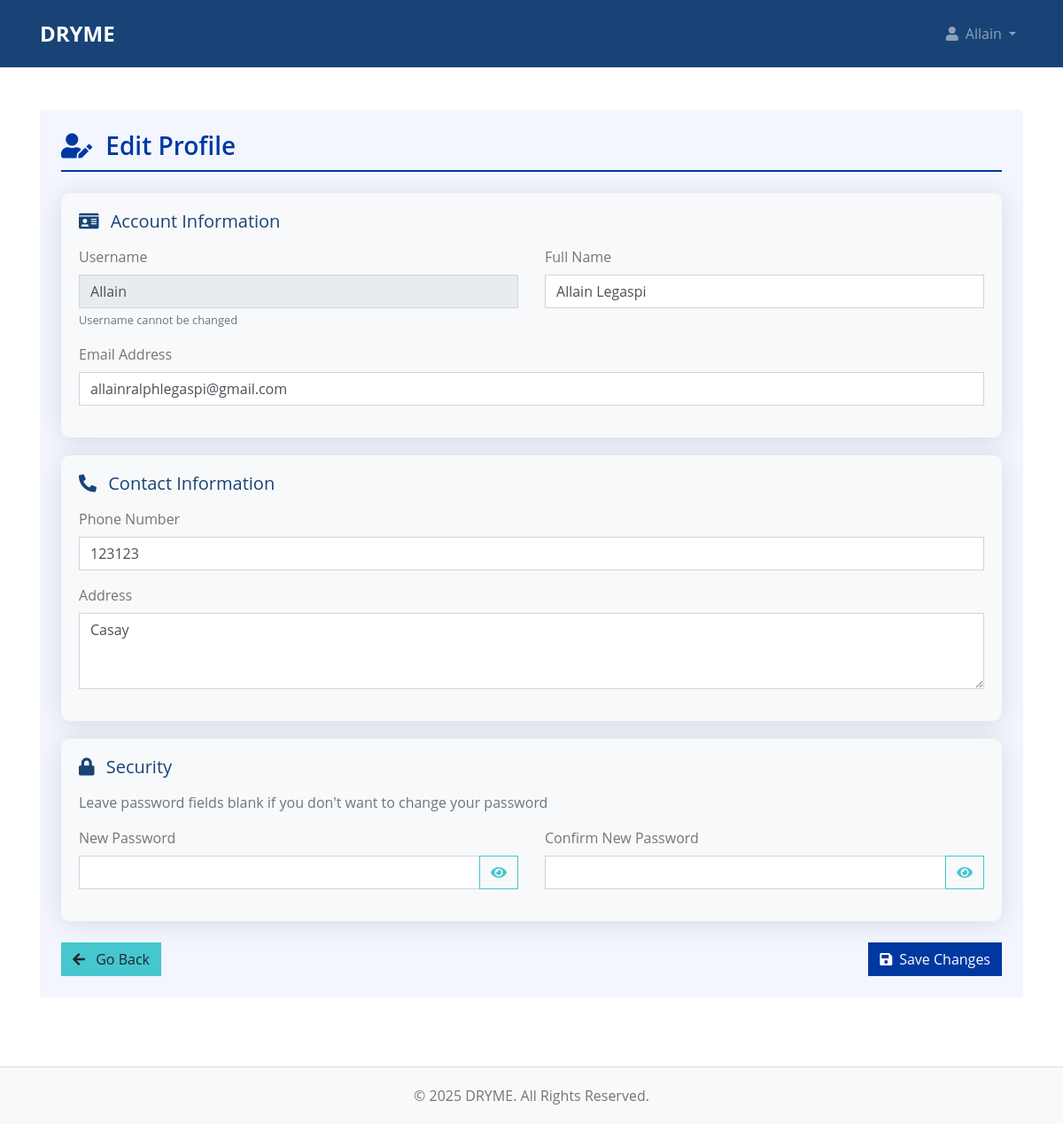
Before: /edit_profile.php (signed in) with the older database file.
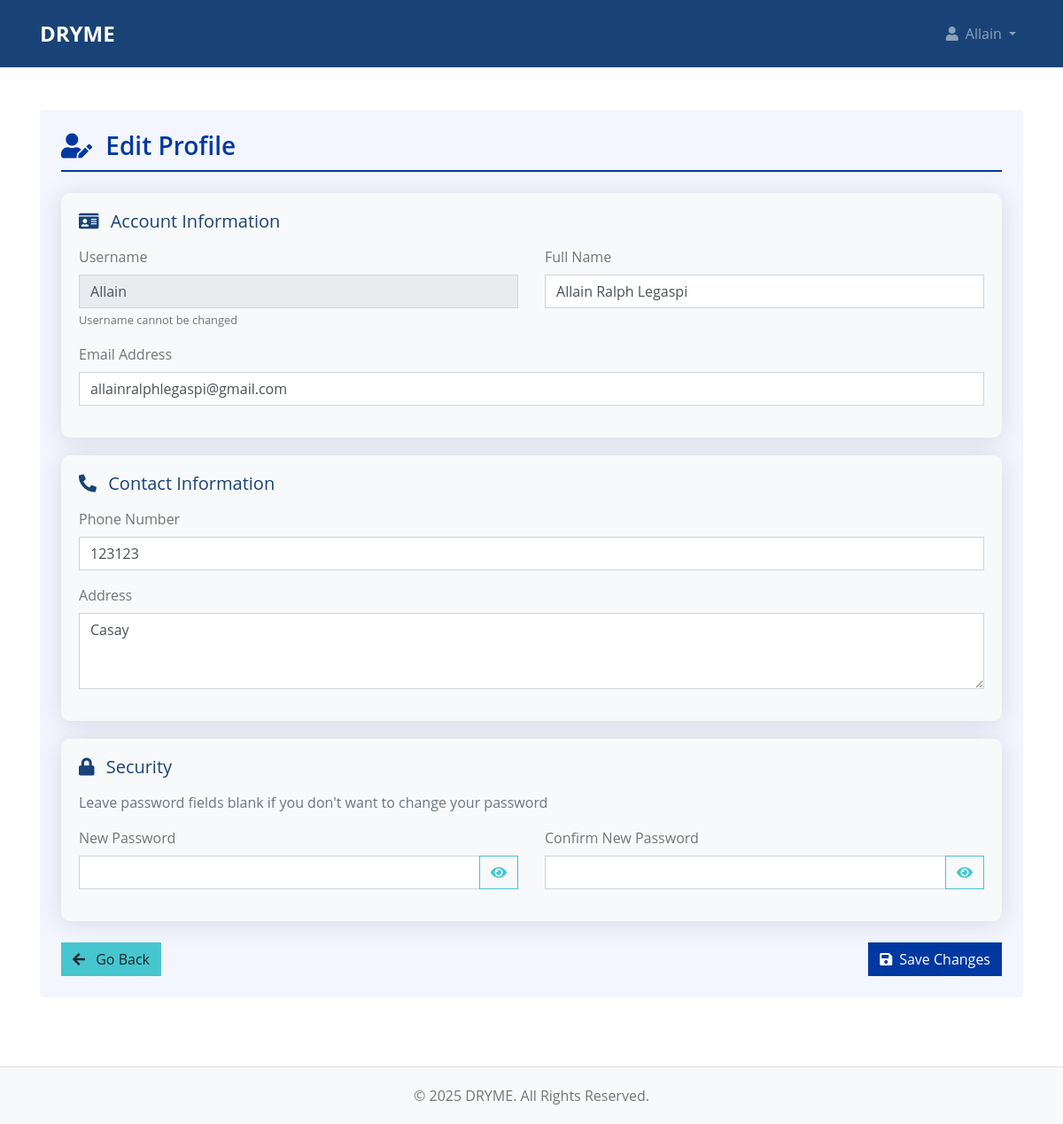
After: the same page with the newer database file.
### tables this page shows
CREATE TABLE `customers` (
  `customer_id` int(11) NOT NULL,
  `username` varchar(50) NOT NULL,
  `password` varchar(255) NOT NULL,
  `email` varchar(100) NOT NULL,
  `full_name` varchar(100) NOT NULL,
  `phone` varchar(20) DEFAULT NULL,
  `address` text DEFAULT NULL,
  `role` enum('admin','customer') DEFAULT 'customer',
  `created_at` timestamp NOT NULL DEFAULT current_timestamp(),
  `updated_at` timestamp NOT NULL DEFAULT current_timestamp() ON UPDATE current_timestamp()
);

### edit_profile.php (the view, shortened to what the changed rows need)
<?php
require_once 'includes/db_connect.php';
$user_id = $_SESSION['user_id'];
$stmt = $pdo->prepare("SELECT * FROM customers WHERE customer_id = ?");
$stmt->execute([$user_id]);
$user = $stmt->fetch();
?>
<!DOCTYPE html>
<html lang="en">
<head>
    <link href="https://cdnjs.cloudflare.com/ajax/libs/font-awesome/5.10.0/css/all.min.css" rel="stylesheet">
    <link href="https://cdn.jsdelivr.net/npm/bootstrap-icons@1.4.1/font/bootstrap-icons.css" rel="stylesheet">
    <link href="lib/owlcarousel/assets/owl.carousel.min.css" rel="stylesheet">
    <link href="lib/tempusdominus/css/tempusdominus-bootstrap-4.min.css" rel="stylesheet" />
    <link href="css/bootstrap.min.css" rel="stylesheet">
    <link href="css/style.css" rel="stylesheet">
    <link rel="stylesheet" href="https://cdn.jsdelivr.net/npm/sweetalert2@11/dist/sweetalert2.min.css">
</head>
<body>
    <nav class="navbar navbar-expand-lg navbar-dark">
        <div class="container">
            <div class="collapse navbar-collapse" id="navbarNav">
                <ul class="navbar-nav ms-auto">
                    <li class="nav-item dropdown">
                        <a class="nav-link dropdown-toggle" href="#" id="navbarDropdown" role="button" data-bs-toggle="dropdown" aria-expanded="false">
                            <i class="fas fa-user me-2"></i><?php echo htmlspecialchars($user['username']); ?>
                        </a>
                    </li>
                </ul>
            </div>
        </div>
    </nav>
    <div class="container py-5">
        <div class="row">
            <div class="col-12">
                <div class="bg-light rounded h-100 p-4">
                    <form method="POST" action="">
                        <div class="profile-section">
                            <div class="row">
                                <div class="col-md-6 mb-3">
                                    <label for="username" class="form-label">Username</label>
                                    <input type="text" class="form-control" id="username" value="<?php echo htmlspecialchars($user['username']); ?>" disabled>
                                    <small class="text-muted">Username cannot be changed</small>
                                </div>
                                <div class="col-md-6 mb-3">
                                    <label for="full_name" class="form-label">Full Name</label>
                                    <input type="text" class="form-control" id="full_name" name="full_name" value="<?php echo htmlspecialchars($user['full_name']); ?>" required>
                                </div>
                            </div>
                            <div class="mb-3">
                                <label for="email" class="form-label">Email Address</label>
                                <input type="email" class="form-control" id="email" name="email" value="<?php echo htmlspecialchars($user['email']); ?>" required>
                            </div>
                        </div>
                        <div class="profile-section">
                            <div class="mb-3">
                                <label for="phone" class="form-label">Phone Number</label>
                                <input type="tel" class="form-control" id="phone" name="phone" value="<?php echo htmlspecialchars($user['phone']); ?>">
                            </div>
                            <div class="mb-3">
                                <label for="address" class="form-label">Address</label>
                                <textarea class="form-control" id="address" name="address" rows="3"><?php echo htmlspecialchars($user['address']); ?></textarea>
                            </div>
                        </div>
                    </form>
                </div>
            </div>
        </div>
    </div>
</body>
</html>

Changed rows visible on the page:
changed customers "Allain": full_name "Allain Legaspi" → "Allain Ralph Legaspi"
